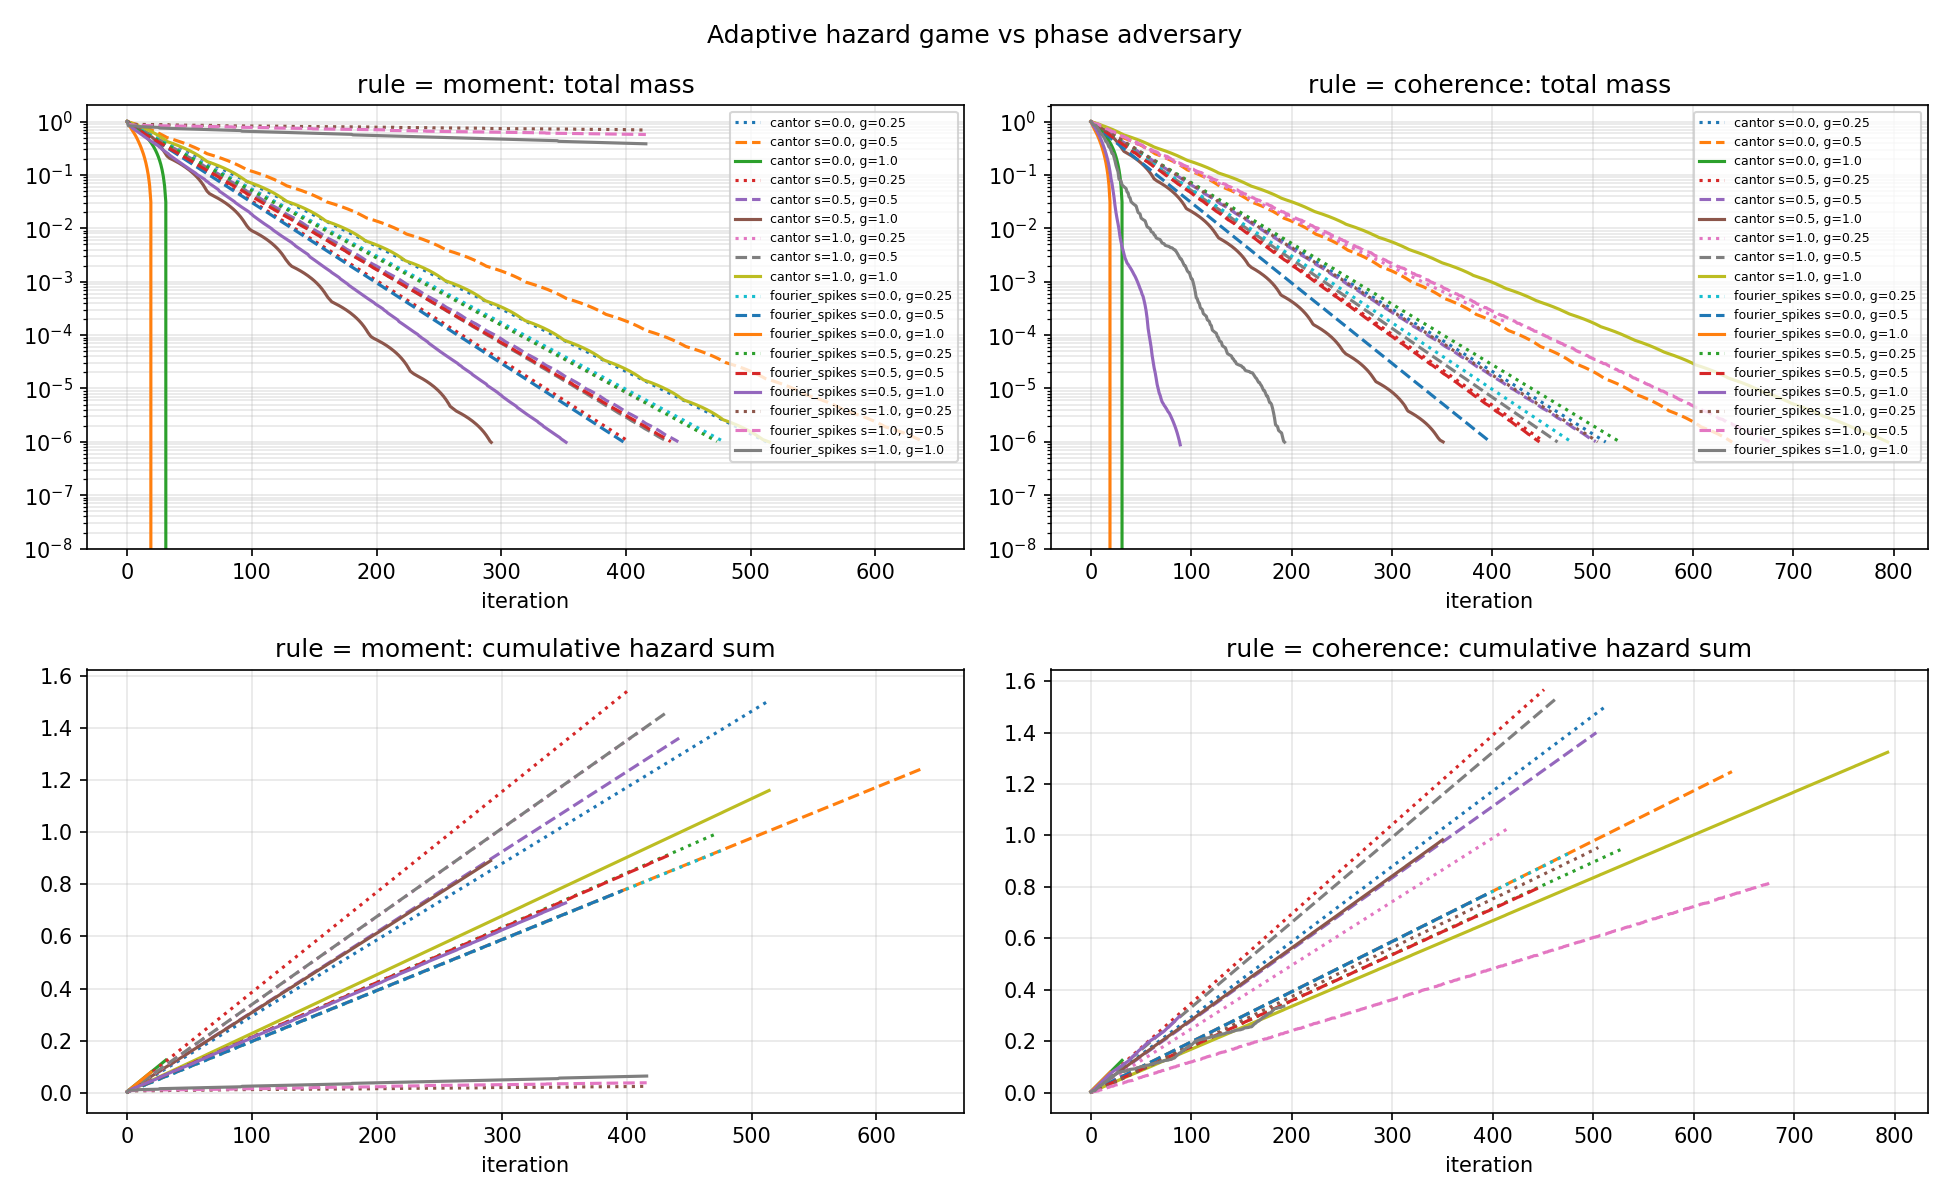

This chart was generated by the following Python code:
"""Adaptive hazard game on singular measures with a phase adversary.

Model.  A probability vector w on a K-point energy grid represents a singular
measure (middle-thirds Cantor product measure, or a spike-supported random
Fourier-type density).  Round j: the player picks centre c and half-width h
maximizing the greedy score h * mass([c-h, c+h]); the nominal rule removes a
fraction gamma of the window mass, but the adversary chooses the phase,
realizing

    gamma_eff = gamma * (1 - strength * D(m)),     D in [0, 1],

where m is the normalized first Fourier coefficient of w restricted to the
window and D encodes the adversity.  Two readings of the model are run:

  rule="moment"      : D = 1 - |m|  (gamma_eff = gamma*|m| at strength 1);
                       coherent windows are removed strongly, oscillatory
                       ones weakly -- "larger oscillation => weaker removal".
  rule="coherence"   : D = |m|      (gamma_eff = gamma*(1-|m|) at strength 1);
                       the literal formula in the program: Poisson-kernel
                       contraction acts through moments, so coherent mass
                       resists phase-randomized removal.

Diagnostics: total mass vs iteration, cumulative hazard sum gamma_j h_j/K.
Question: does mass always reach ~0 with diverging hazard, or can the
adversary stall it at a positive limit?
"""

from __future__ import annotations

import json

import matplotlib

matplotlib.use("Agg")
import matplotlib.pyplot as plt
import numpy as np

SEED = 20260825
K = 2**14
MAX_ITER = 2500
TOL_EXTINCT = 1e-6
TOL_STALL = 1e-11
STALL_PATIENCE = 120
WIDTHS = (1, 2, 4, 8, 16, 32, 64)
GAMMAS = (0.25, 0.5, 1.0)
STRENGTHS = (0.0, 0.5, 1.0)

ROOT = "C:/Users/a3188798/OneDrive - Adelaide University/Desktop/QM Problems/settlement/numerical"


def cantor_measure() -> np.ndarray:
    """Middle-thirds Cantor probability mass mapped onto the K-point grid."""
    row = np.array([1.0])
    for _ in range(12):
        row = np.concatenate([row / 3.0, np.zeros_like(row), row / 3.0]) * 2.0
    grid = np.zeros(K)
    idx = (np.arange(row.size) * (K - 1) // (row.size - 1)).astype(int)
    np.add.at(grid, idx, row)
    return grid / grid.sum()


def random_fourier_spikes(rng: np.random.Generator, spikes: int = 24, width: int = 3) -> np.ndarray:
    """Spike-supported probability density (random Fourier-positive proxy)."""
    w = np.zeros(K)
    centres = rng.choice(K, size=spikes, replace=False)
    for c in centres:
        lo, hi = max(c - width, 0), min(c + width + 1, K)
        w[lo:hi] += 1.0 + rng.random()
    return w / w.sum()


def first_moment(w: np.ndarray, c: int, h: int) -> float:
    """|first Fourier coefficient| of w on [c-h, c+h], normalized by mass."""
    lo, hi = max(c - h, 0), min(c + h, K - 1)
    seg = w[lo : hi + 1]
    total = seg.sum()
    if total <= 0:
        return 0.0
    offs = np.arange(seg.size) - (c - lo)
    return float(np.abs(np.dot(seg, np.exp(-2j * np.pi * offs / seg.size))) / total)


def greedy_window(w: np.ndarray) -> tuple[int, int]:
    """Exact box sums via cumsum (identical to convolve mode="same" for odd widths)."""
    nz = np.flatnonzero(w > 0)
    if nz.size == 0:
        return 0, 0
    cs = np.concatenate(([0.0], np.cumsum(w)))
    idx = np.arange(K)
    best_score, best_c, best_h = -np.inf, int(nz[0]), 1
    for h in WIDTHS:
        lo = np.clip(idx - h, 0, K)
        hi = np.clip(idx + h + 1, 0, K)
        scores = h * (cs[hi] - cs[lo])
        j = int(np.argmax(scores))
        if scores[j] > best_score:
            best_score, best_c, best_h = float(scores[j]), j, h
    return best_c, best_h


def run_game(
    w0: np.ndarray,
    gamma: float,
    strength: float,
    rule: str,
) -> dict:
    w = w0.copy()
    masses = [float(w.sum())]
    hazard = 0.0
    hazards: list[float] = []
    stalled = False
    for _ in range(MAX_ITER):
        c, h = greedy_window(w)
        if h == 0:
            break
        m_abs = first_moment(w, c, h)
        deficit = (1.0 - m_abs) if rule == "coherence" else m_abs
        gamma_eff = gamma * (1.0 - strength * deficit)
        lo, hi = max(c - h, 0), min(c + h, K - 1)
        window_mass = float(w[lo : hi + 1].sum())
        w[lo : hi + 1] *= 1.0 - gamma_eff
        hazard += gamma_eff * h / K
        masses.append(float(w.sum()))
        hazards.append(hazard)
        if w.sum() < TOL_EXTINCT:
            break
        if len(masses) > STALL_PATIENCE and abs(masses[-1] - masses[-1 - STALL_PATIENCE]) < TOL_STALL:
            stalled = True
            break
    stride = max(len(masses) // 400, 1)
    return {
        "final_mass": float(w.sum()),
        "iterations": len(masses) - 1,
        "hazard_sum": hazard,
        "stalled": bool(stalled),
        "extinct": bool(w.sum() < TOL_EXTINCT),
        "mass_curve": masses[::stride],
        "hazard_curve": hazards[::stride],
    }


def main() -> None:
    print("Experiment 2: adaptive hazard game vs phase adversary")
    rng = np.random.default_rng(SEED)
    measures = {
        "cantor": cantor_measure(),
        "fourier_spikes": random_fourier_spikes(rng),
    }

    results = {}
    for name, w0 in measures.items():
        for rule in ("moment", "coherence"):
            for strength in STRENGTHS:
                for gamma in GAMMAS:
                    out = run_game(w0.copy(), gamma, strength, rule)
                    key = f"{name}|{rule}|s{strength}|g{gamma}"
                    results[key] = out
                    print(
                        f"{key:<34} iters={out['iterations']:>4} "
                        f"final={out['final_mass']:.3e} hazard={out['hazard_sum']:8.3f} "
                        f"{'STALLED' if out['stalled'] else ('extinct' if out['extinct'] else 'incomplete')}"
                    )

    fig, axes = plt.subplots(2, 2, figsize=(13, 8))
    for col, rule in enumerate(("moment", "coherence")):
        ax_m, ax_h = axes[0, col], axes[1, col]
        subset = {k: v for k, v in results.items() if f"|{rule}|" in k}
        for key, out in subset.items():
            ls = "-" if "g1.0" in key else ("--" if "g0.5" in key else ":")
            ax_m.plot(out["mass_curve"], ls, label=key.split("|")[0] + f" s={key.split('|')[2][1:]}, g={key.split('|')[3][1:]}")
            ax_h.plot(out["hazard_curve"], ls)
        ax_m.set_yscale("log")
        ax_m.set_ylim(bottom=1e-8)
        ax_m.set_title(f"rule = {rule}: total mass")
        ax_m.set_xlabel("iteration")
        ax_m.legend(fontsize=6)
        ax_m.grid(alpha=0.3, which="both")
        ax_h.set_title(f"rule = {rule}: cumulative hazard sum")
        ax_h.set_xlabel("iteration")
        ax_h.grid(alpha=0.3)
    fig.suptitle("Adaptive hazard game vs phase adversary")
    fig.tight_layout()
    fig.savefig(ROOT + "/exp2_hazard_game.png", dpi=150)
    plt.close(fig)

    stall_cases = {
        k: v["final_mass"]
        for k, v in results.items()
        if v["stalled"] or v["final_mass"] > 1e-3
    }
    extinct_frac = sum(v["extinct"] for v in results.values()) / len(results)
    if stall_cases:
        worst = max(stall_cases, key=stall_cases.get)
        verdict_text = (
            "ADVERSARY-CAN-STALL: "
            f"{len(stall_cases)}/{len(results)} configurations fail to extinguish "
            f"within {MAX_ITER} rounds (worst {worst} retains mass "
            f"{stall_cases[worst]:.3f}); under the oscillation-deficit rule "
            "(gamma_eff = gamma*|m|) wide multi-spike windows nearly null the "
            "realized gain, so mass plateaus far from 0 with cumulative hazard "
            "staying O(0.1) -- the adversary wins those rounds"
        )
    else:
        verdict_text = (
            f"HAZARD-DIVERGES-EVERYWHERE: mass reaches ~0 in all {len(results)} "
            f"configurations ({extinct_frac:.0%} fully extinct within {MAX_ITER} rounds); "
            "cumulative hazard grows without bound relative to residual mass"
        )
    summary_table = {
        k: {
            "final_mass": v["final_mass"],
            "iterations": v["iterations"],
            "hazard_sum": round(v["hazard_sum"], 4),
            "status": (
                "stalled"
                if (v["stalled"] or v["final_mass"] > 1e-3)
                else ("extinct" if v["extinct"] else "incomplete")
            ),
        }
        for k, v in results.items()
    }
    print(
        json.dumps(
            {
                "experiment": 2,
                "verdict": verdict_text,
                "n_stalled": len(stall_cases),
                "summary_table": summary_table,
            },
            indent=2,
        )
    )


if __name__ == "__main__":
    main()
